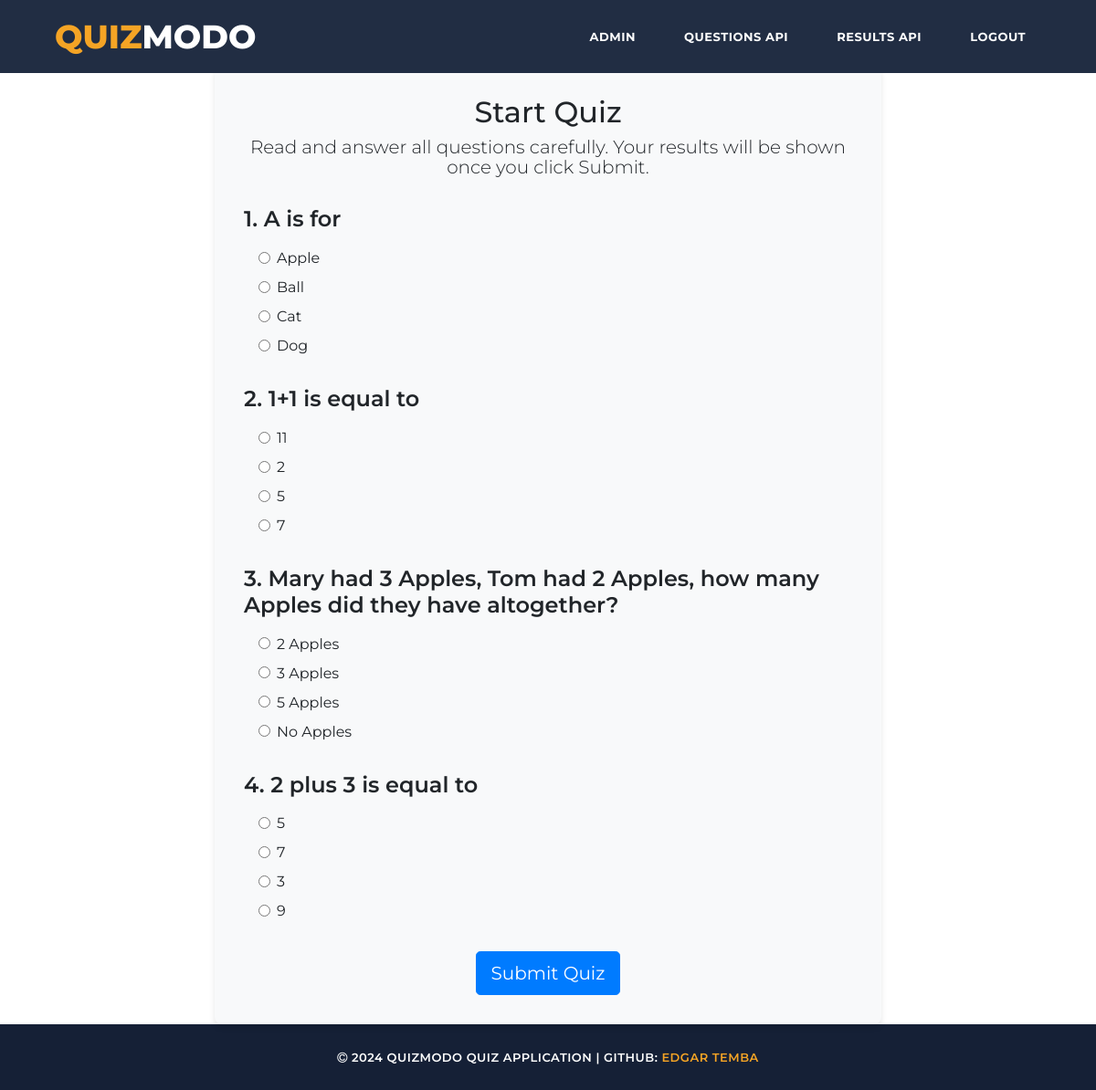
Page /quiz (signed in) on the committed database.
### app/models.py (models this page shows, shortened)
class QuizQuestion(db.Model):
    id = db.Column(db.Integer, primary_key=True)
    question = db.Column(db.String(500), nullable=False)
    option1 = db.Column(db.String(100), nullable=False)
    option2 = db.Column(db.String(100), nullable=False)
    option3 = db.Column(db.String(100), nullable=False)
    option4 = db.Column(db.String(100), nullable=False)
    correct_option = db.Column(db.String(100), nullable=False)

### app/main.py (the view)
@main.route('/quiz')
@login_required
def quiz():
    questions = QuizQuestion.query.all()
    return render_template('quiz.html', questions=questions)

### app/__init__.py (called while the page is built)
def create_app():
    app = Flask(__name__)
    app.config.from_object('config.Config')
    from .auth import auth as auth_blueprint
    from .main import main as main_blueprint
    from .admin import admin as admin_blueprint
    from .api import api_bp
    app.register_blueprint(auth_blueprint)
    app.register_blueprint(main_blueprint)
    app.register_blueprint(admin_blueprint)
    app.register_blueprint(api_bp, url_prefix='/api')
    login_manager.init_app(app)
    login_manager.login_view = 'auth.login'
    migrate.init_app(app, db)
    db.init_app(app)
    @login_manager.user_loader
    def load_user(user_id):
        return User.query.get(int(user_id))
    return app

### app/templates/quiz.html (shortened to what this page needs)
<!DOCTYPE html>
<html lang="en">
  <head>
    <link href="{{ url_for('static', filename='vendor/bootstrap/css/bootstrap.min.css') }}" rel="stylesheet">
    <link rel="stylesheet" href="{{ url_for('static', filename='assets/css/fontawesome.css') }}">
    <link rel="stylesheet" href="{{ url_for('static', filename='assets/css/templatemo-grad-school.css') }}">
    <link rel="stylesheet" href="{{ url_for('static', filename='assets/css/owl.css') }}">
    <link rel="stylesheet" href="{{ url_for('static', filename='assets/css/lightbox.css') }}">
  </head>
<body>
  <header class="main-header clearfix" role="header">
    <div class="logo">
      <a href="/"><em>Quiz</em>Modo</a>
    </div>
    <nav class="main-men">
            <ul>
              <li><a href="/admin">Admin</a></li>
                  <li><a href="/api/questions">Questions API</a></li>
                  <li><a href="/api/results">Results API</a></li>
                <li><a href="/logout">Logout</a></li>
            </ul>
        </nav>
  </header>
<br><br><br>
  <section class="section quiz" data-section="quiz">
  <div class="container">
    <div class="row justify-content-center">
      <div class="col-lg-8">
        <div class="quiz-container">
          <div class="quiz-header">
            <h2>Start Quiz</h2>
            <p class="lead">Read and answer all questions carefully. Your results will be shown once you click Submit.</p>
          </div>
          <form method="POST" action="{{ url_for('main.submit_quiz') }}" class="quiz-form">
            {% for question in questions %}
            <div class="question-block">
              <h4 class="question">{{ loop.index }}. {{ question.question }}</h4>
              <div class="options">
                {% for option in [question.option1, question.option2, question.option3, question.option4] %}
                <div class="form-check">
                  <input class="form-check-input" type="radio" name="{{ question.id }}" id="{{ question.id }}_{{ loop.index }}" value="{{ option }}" required>
                  <label class="form-check-label" for="{{ question.id }}_{{ loop.index }}">
                    {{ option }}
                  </label>
                </div>
                {% endfor %}
              </div>
            </div>
            {% endfor %}
            <div class="text-center mt-4">
              <button type="submit" id="form-submit" class="btn btn-primary btn-lg">Submit Quiz</button>
            </div>
          </form>
        </div>
      </div>
    </div>
  </div>
</section>
  <footer>
    <div class="container">
      <div class="row">
        <div class="col-md-12">
          <p><i class="fa fa-copyright"></i> 2024 QuizModo Quiz Application
           | GitHub: <a href="https://github.com/bwanatemba" rel="sponsored" target="_parent">Edgar Temba</a></p>
        </div>
      </div>
    </div>
  </footer>
</body>
</html>

### app/static/assets/css/templatemo-grad-school.css (style rules this page uses)
body { font-family: 'Montserrat', sans-serif; }
a { color: #3CF; text-decoration: none; }
ul { padding: 0px; margin: 0px; list-style: none; }
p { font-size: 13px; line-height: 22px; }
.main-header { background-color: rgba(22,34,57,0.95); height: 80px; position: fixed; z-index: 12; width: 100%; top: 0; }
.main-header .logo { float: left; line-height: 80px; padding-left: 60px; }
.main-header .logo a { font-size: 36px; text-transform: uppercase; font-weight: 800; color: #fff; }
.main-header .logo a em { font-style: normal; color: #f5a425; }
footer { background-color: #152036; text-align: center; }
footer p { margin-bottom: 0px; padding: 25px 0px; color: #fff; font-size: 13px; text-transform: uppercase; font-weight: 600; letter-spacing: 0.5px; }
footer p a, footer p a:hover { color: #f5a425; }

### app/templates/quiz.html (style rules this page uses)
body { font-family: 'Montserrat', sans-serif; margin: 0; padding: 0; }
.main-header { background-color: rgba(22,34,57,0.95); height: 80px; position: fixed; z-index: 12; width: 100%; top: 0; }
.logo { float: left; line-height: 80px; padding-left: 60px; }
.logo a { font-size: 36px; text-transform: uppercase; font-weight: 800; color: #fff; text-decoration: none; }
.logo a em { font-style: normal; color: #f5a425; }
.main-men { float: right; padding-right: 60px; }
.main-men li { display: inline-block; line-height: 79px; margin-left: 15px; position: relative; }
.main-men li a { padding: 10px 15px; font-size: 13px; text-transform: uppercase; letter-spacing: 0.5px; font-weight: 700; color: #fff; border: 2px solid transparent; transition: all 0.5s; text-decoration: none; }
.quiz-container { background-color: #f8f9fa; border-radius: 8px; padding: 2rem; box-shadow: 0 4px 6px rgba(0, 0, 0, 0.1); }
.quiz-header { text-align: center; margin-bottom: 2rem; }
.question-block { margin-bottom: 2rem; }
.question { font-weight: 600; margin-bottom: 1rem; }
.options { padding-left: 1rem; }
.form-check { margin-bottom: 0.5rem; }
.btn-primary { background-color: #007bff; border-color: #007bff; }

### rows in the picture
QuizQuestion: question "A is for", option1 "Apple", option2 "Ball", option3 "Cat", option4 "Dog"
QuizQuestion: question "1+1 is equal to", option1 "11", option4 "2" "5" "7"
QuizQuestion: question "Mary had 3 Apples, Tom had 2 Apples, how many Apples did they have altogether?", option1 "2 Apples", option2 "3 Apples", option3 "5 Apples", option4 "No Apples"
QuizQuestion: question "2 plus 3 is equal to", option4 "5" "7" "3" "9"
